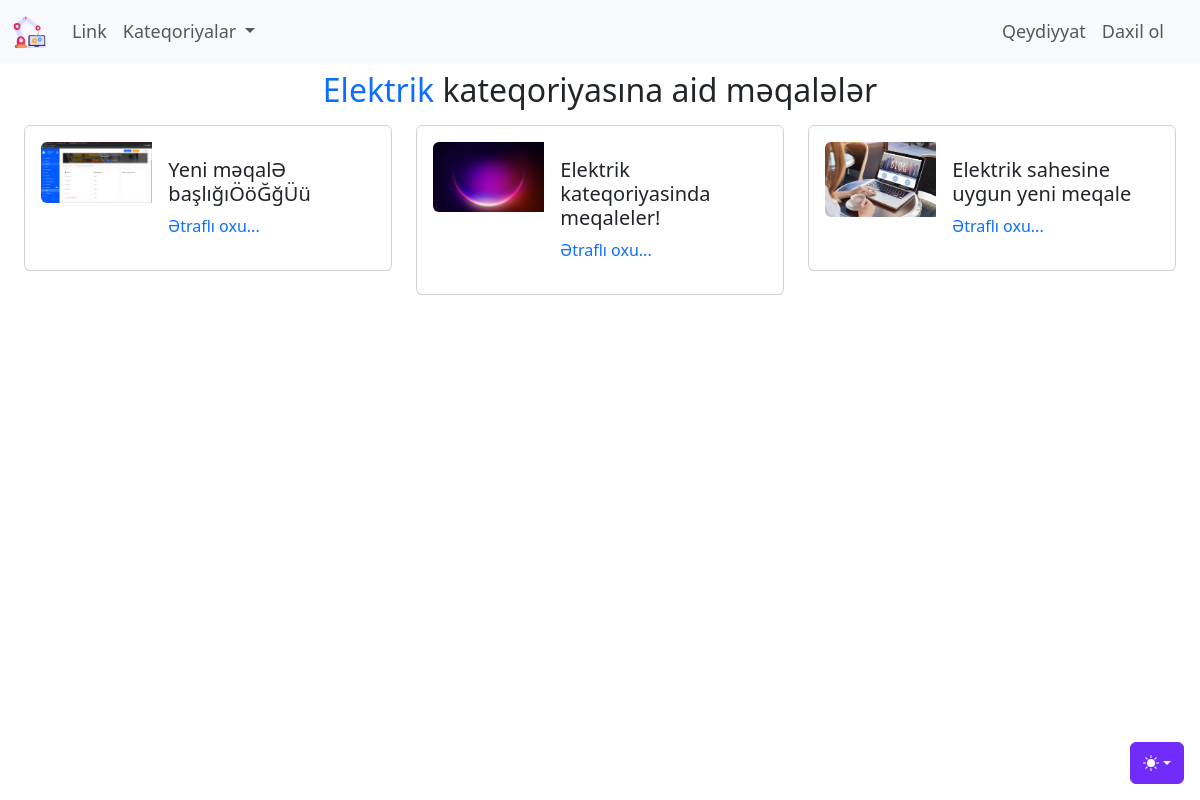
Before: /kateqoriya/elektrik with the older database file.
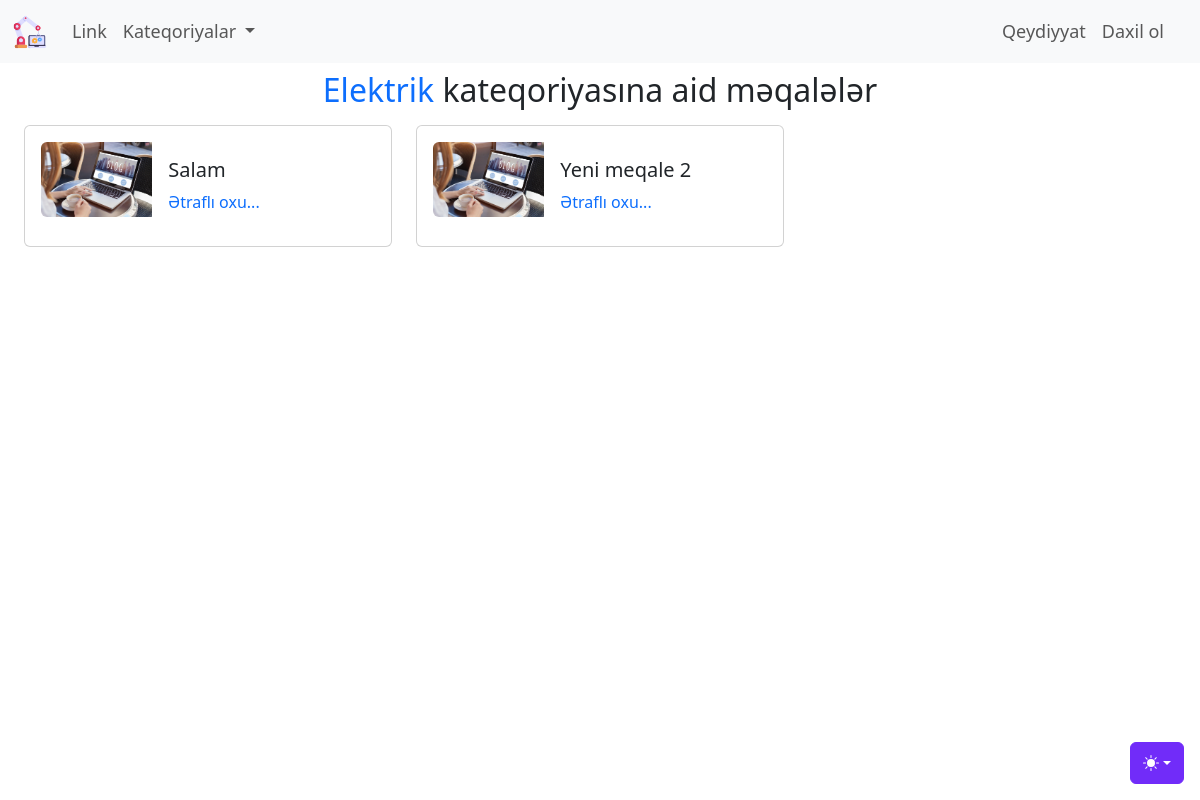
After: the same page with the newer database file.
### blog/models.py (models this page shows, shortened)
class Kateqoriya(models.Model):
    class Meta:
        verbose_name = 'Kateqoriya'
        verbose_name_plural = 'Kateqoriyalar'
    kateqoriya_adi = models.CharField('Kateqoriya adı', max_length=150)
    kateqoriya_slug = models.SlugField(editable=False, unique=True)
    def __str__(self):
        return f"{self.kateqoriya_adi}"

class Blog(models.Model):
    class Meta:
        verbose_name = 'Məqalə'
        verbose_name_plural = 'Məqalələr'
    basliq_sekli = models.ImageField(upload_to = "uploads/%d.%m.%Y",default = 'uploads/default.jpg',null=True,blank=True)
    karusel_sekli = ImageSpecField(source="basliq_sekli",
                                   processors=[ResizeToFill(600,400)],
                                   format='JPEG',
                                   options={'quality':100})
    basliq = models.CharField('Məqalə başlığı', max_length = 200)
    kontent = CKEditor5Field('Məqalə kontenti', config_name = 'extends')
    yaradilma_tarixi = models.DateTimeField('Yaranma tarixi', auto_now_add = True)
    deyisdirilme_tarixi = models.DateTimeField('Yaranma tarixi', auto_now = True)
    blog_slug = models.SlugField(editable=False, unique = True)
    blog_kateqoriya = models.ManyToManyField(Kateqoriya, verbose_name = 'Kateqoriyaları seçin.')
    yayinda_mi = models.BooleanField('Yayına buraxılsın?', default = False)
    yeni_mi = models.BooleanField('Yeni məqalə?', default = True)
    karuselde = models.BooleanField('Karuseldə', default = False)
    istifadeci = models.ForeignKey(settings.AUTH_USER_MODEL,verbose_name='İstifadəçi',on_delete = models.CASCADE)

### blog/views.py (the view)
# urls.py: path('kateqoriya/<slug:_slug>',views.kateqoriyaya_get,name='kateqoriyaya_get')
def kateqoriyaya_get(request,_slug):
    context = {
        'kateqoriyalar': Kateqoriya.objects.all(),
        'yazilar' : Kateqoriya.objects.get(kateqoriya_slug =_slug).blog_set.all(),
        'secilen_kateqoriya' : Kateqoriya.objects.get(kateqoriya_slug=_slug),
    }
    return render(request,'blog/kateqoriyaya_get.html',context)

### blog/templates/blog/kateqoriyaya_get.html (shortened to what this page needs)
{%extends 'base.html'%}
{% load static %}
{% block some_css %}
<link rel="stylesheet" href="{%static 'blog/css/kateqoriyaya_get.css'%}">
{% endblock  %}
{% block content %}
    <div class="container-fluid">
        <div class="row">
            <div class="col text-center mt-2">
                <h2 class="h2"><span class="text-primary">{{secilen_kateqoriya}}</span> kateqoriyasına aid məqalələr</h2>
            </div>
        </div>
        <div class="row">
            {% if yazilar %}
                {% for yazi in  yazilar%}
                <div class="col-md-6 col-lg-6 col-xl-4 col-xxl-4">
                    <div class="card mb-3 p-3 w-100 mt-2">
                        <div class="row g-0">
                        <div class="col-md-4">
                            <a href="{%url 'yazini_tap' yazi.blog_slug%}" target="_blank" rel="noopener noreferrer">
                                <img src="{{yazi.basliq_sekli.url}}" class="img-fluid rounded-start" alt="{{yazi.basliq}}">
                            </a>
                        </div>
                        <div class="col-md-8">
                            <div class="card-body card-body-custom">
                                <h5 class="card-title">{{yazi.basliq}}</h5>
                                <a href="{%url 'yazini_tap' yazi.blog_slug%}" target="_blank" rel="noopener noreferrer" class="btn_etrafli_oxu">Ətraflı oxu...</a>
                            </div>
                        </div>
                        </div>
                    </div>
                </div>
                {% endfor %}
            {% else %}
                    <div class="alert alert-warning">Bu kateqoriyaya aid məqalə yoxdur.</div>
            {% endif %}
        </div>
    </div>
{% endblock %}

### templates/base.html (shortened to what this page needs)
{%load static%}
<!DOCTYPE html>
<html lang="AZ">
<head>
    <link href="https://cdn.jsdelivr.net/npm/bootstrap@5.3.2/dist/css/bootstrap.min.css" rel="stylesheet">
    <link rel="stylesheet" href="{%static 'css/custom_dropdown.css'%}">
    <link rel="stylesheet" href="{%static 'css/mobile_view_css.css'%}">
    <link rel="stylesheet" href="{%static 'css/navbar-menu-css.css'%}">
    <link rel="stylesheet" href="https://cdnjs.cloudflare.com/ajax/libs/font-awesome/4.7.0/css/font-awesome.min.css">
    {% block some_css %}{% endblock  %}
</head>
<body>
    {%include 'partials/_navbar.html'%}
    <div class="container-fluid">
      {%block content%}{%endblock%}
    </div>
</body>
</html>

### templates/partials/_navbar.html (shortened to what this page needs)
{% load static %}
  <div class="dropdown position-fixed bottom-0 end-0 mb-3 me-3 bd-mode-toggle">
    <button class="btn btn-bd-primary py-2 dropdown-toggle d-flex align-items-center"
            id="bd-theme"
            type="button"
            aria-expanded="false"
            data-bs-toggle="dropdown"
            aria-label="Toggle theme (auto)">
      <svg class="bi my-1 theme-icon-active" width="1em" height="1em"><use href="#circle-half"></use></svg>
    </button>
  </div>
  <nav class="navbar bg-body-tertiary navbar-expand-lg" aria-label="Light offcanvas navbar">
    <div class="container-fluid">
      <a class="navbar-brand" href="{%url 'index'%}">
        <img src="{%static 'img/navbar_brand1.png'%}" alt="" width="36" height="36" class="d-inline-block align-text-top" class="rounded">
      </a>
      <div class="offcanvas offcanvas-end" tabindex="-1" id="offcanvasNavbarLight" aria-labelledby="offcanvasNavbarLightLabel">
        <div class="offcanvas-body">
          <ul class="navbar-nav justify-content-start flex-grow-1 pe-3">
            <li class="nav-item">
              <a class="nav-link" href="#">Link</a>
            </li>
            <li class="nav-item dropdown">
              <a class="nav-link dropdown-toggle" href="#" role="button" data-bs-toggle="dropdown" aria-expanded="false">
                Kateqoriyalar
              </a>
            </li>
          </ul>
          <ul class="navbar-nav justify-content-end flex-grow-1 pe-3">
            {%if not request.user.is_authenticated%}
              <li class="nav-item">
                <a class="nav-link{%if cari_sehife == 'qeydiyyat' %} active{%endif%}" aria-current="page" href="{%url 'register_user'%}">Qeydiyyat</a>
              </li>
              <li class="nav-item">
                <a class="nav-link{%if cari_sehife == 'daxil_ol' %} active{%endif%}" aria-current="page" href="{%url 'login_user'%}">Daxil ol</a>
              </li>
            {%endif%}
          </ul>
        </div>
      </div>
    </div>
  </nav>

### rootstatic/css/navbar-menu-css.css (style rules this page uses)
.nav-link { font-size: 18px; }

### blog/static/blog/css/kateqoriyaya_get.css (style rules this page uses)
.btn_etrafli_oxu { text-decoration: none; }

### templates/base.html (style rules this page uses)
.bi { vertical-align: -.125em; fill: currentColor; }
.btn-bd-primary { --bd-violet-bg: #712cf9; --bd-violet-rgb: 112.520718, 44.062154, 249.437846; --bs-btn-font-weight: 600; --bs-btn-color: var(--bs-white); --bs-btn-bg: var(--bd-violet-bg); --bs-btn-border-color: var(--bd-violet-bg); --bs-btn-hover-color: var(--bs-white); --bs-btn-hover-bg: #6528e0; --bs-btn-hover-border-color: #6528e0; --bs-btn-focus-shadow-rgb: var(--bd-violet-rgb); --bs-btn-active-color: var(--bs-btn-hover-color); --bs-btn-active-bg: #5a23c8; --bs-btn-active-border-color: #5a23c8; }
.bd-mode-toggle { z-index: 1500; }

Changed rows visible on the page:
no longer on this page (row edited): Blog: basliq_sekli (picture), basliq "Yeni məqalƏ başlığıÖöĞğÜü"
removed Blog: basliq_sekli (picture), basliq "Elektrik kateqoriyasinda meqaleler!"
removed Blog: basliq_sekli (placeholder picture), basliq "Elektrik sahesine uygun yeni meqale"
now on this page (row edited): Blog: basliq_sekli (placeholder picture), basliq "Salam"
added Blog: basliq_sekli (placeholder picture), basliq "Yeni meqale 2"
